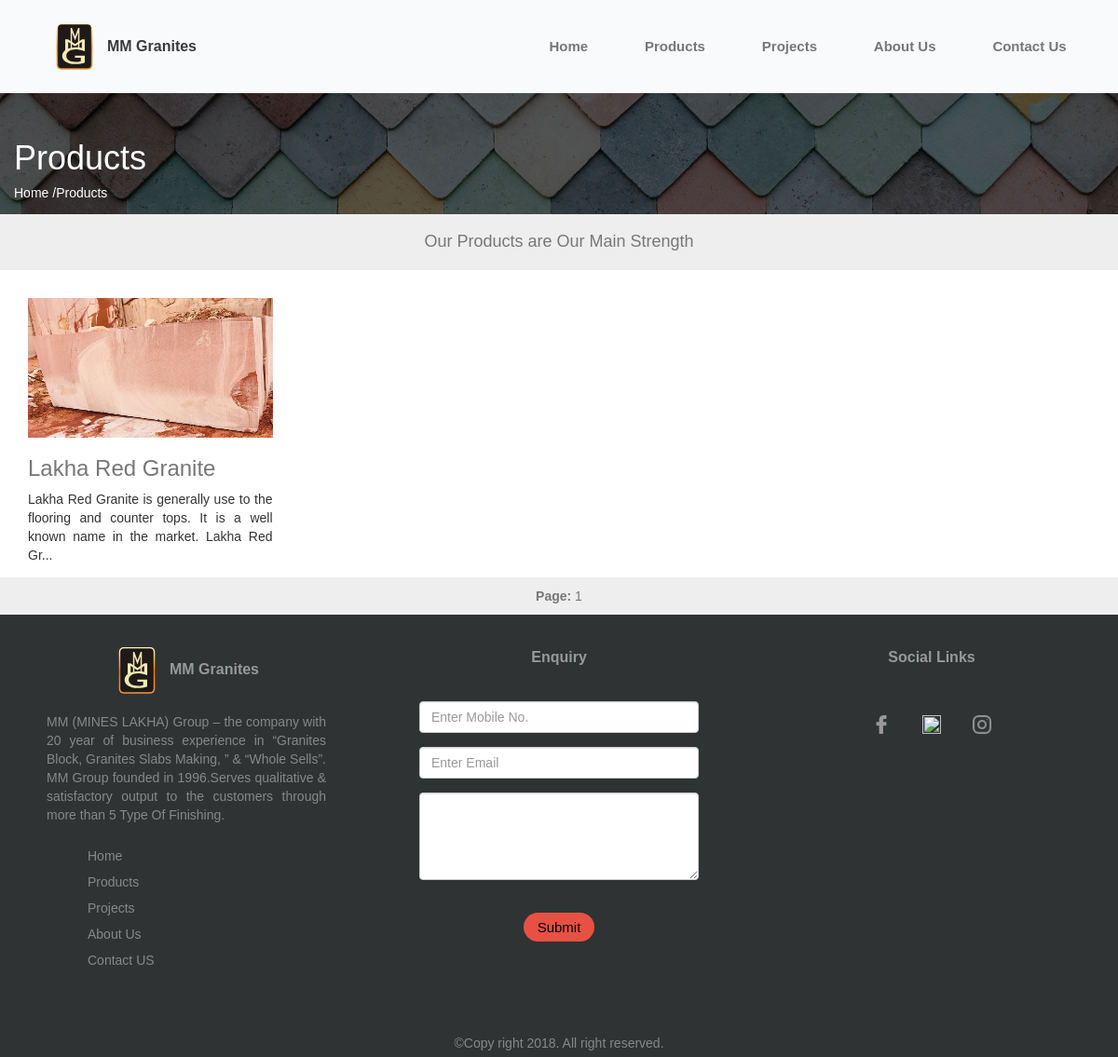
/products.php, run on the app's committed database.
### tables this page shows
CREATE TABLE `products` (
  `id` int(11) NOT NULL,
  `image` varchar(500) NOT NULL,
  `name` varchar(200) NOT NULL,
  `brief` varchar(500) NOT NULL,
  `description` varchar(2000) NOT NULL
);

### products.php (the view, shortened to what this page needs)
<!DOCTYPE html>
<html>
<head>
<link rel="stylesheet" href="https://maxcdn.bootstrapcdn.com/bootstrap/3.3.7/css/bootstrap.min.css">
<link rel="stylesheet" type="text/css" href="css/css_product.css">
<link rel="stylesheet" type="text/css" href="css/header-footer.css">
</head>
<body>
<?php
include 'header.php';
?>
<section style="background-image: url('assets/img/products.jpg');height:150px ">
<div class="container-fluid" id="product_banner">
	<div class="row">
		<div class="col-sm-3">
			<h1 style="color: white;margin-top:50px">Products</h1>
			<h5 ><a style="color: white;text-decoration: none" href="index.php">Home /</a><a style="color: white;text-decoration: none" href="#">Products</a>
			</h5>
		</div>
	</div>
</div>
</section>
<section>
	<div class="container-fluid">
		<div class="row">
			<div class="col-sm-12">
				<div class="jumbo">
					<center><h4>Our Products are Our Main Strength</h4></center>
				</div>
			</div>
		</div>
	</div>
</section>
<section style="margin-top: 30px;">
<div class="container-fluid">
<div class="row">
<div class="col-sm-12">
<?php
 include 'config.php';
 if(isset($_GET['page']))
{
	$page=$_GET['page'];
if($page==""||$page==1)
{
$p=0;
}
else
{
	$p=$page;
$p=($p-1)*8;
}
 	$q="SELECT * FROM `products` LIMIT  $p,8";
}
else
{
	$q="SELECT * FROM `products` LIMIT  0,8";
}
   $d=mysqli_query($dbcon,$q);
   while($res=mysqli_fetch_array($d))
   {
	?>
<div class=" col-sm-3" style="height: 300px;">
<figure>
	<a href="product-details.php?prod_id=<?php echo $res['id'];    ?>">
	<img src="admin/<?php echo $res['image'];   ?>" style="height: 150px;width: 100%">
	</a>
<figcaption>
	<a href="product-details.php?prod_id=<?php echo $res['id'];    ?>">
	<h3><?php
			if(strlen($res['name']) > 20)
		echo substr($res['name'],0,20)."...";
			else
				echo $res['name'];
		?></h3>
	</a>
<p>
<?php
			if(strlen($res['brief']) > 120)
		echo substr($res['brief'],0,120)."...";
			else
				echo $res['brief'];
		?>
<br>
<br>
</p>
</figcaption>
</figure>
</div>
<?php
  }
?>
</div>
</div>
	<?php
   $query1=mysqli_query($dbcon,"SELECT * FROM `products` ");
   $row=mysqli_num_rows($query1);
   $row=$row/8;
   $row1=ceil($row);
	?>
<div class="jumbo" style="margin-top: 0px;">
	<strong>Page:</strong>
		<?php
		for($i=1;$i<=$row1;$i++)
    {
	?>
    <a style="text-decoration: none" href="products.php?page=<?php echo $i; ?>"> <?php echo $i ; ?> </a>
   <?php
    }
   ?>
	</div>
</section>
 <?php
include 'footer.php';
 ?>
</body>
</html>

### css/css_product.css (style rules this page uses)
#product_banner { height: 100%; width:100%; background-color: rgba(0,0,0,.6); }

### css/header-footer.css (style rules this page uses)
body { margin:0; padding:0; margin-top: 100px; font-family: 'Merriweather Sans', sans-serif; text-align: justify; }
a { color: #777777; text-decoration: none; }
.jumbo { margin-left: -15px; margin-right: -15px; margin-top: -20px; padding: 10px; text-align: center; color: #777777; background-color: #eee; }

### data on the page
products: image (picture), name "Lakha Red Granite", brief "Lakha Red Granite is generally use to the flooring and counter tops. It is a well known name in the market. Lakha Red Gr"
